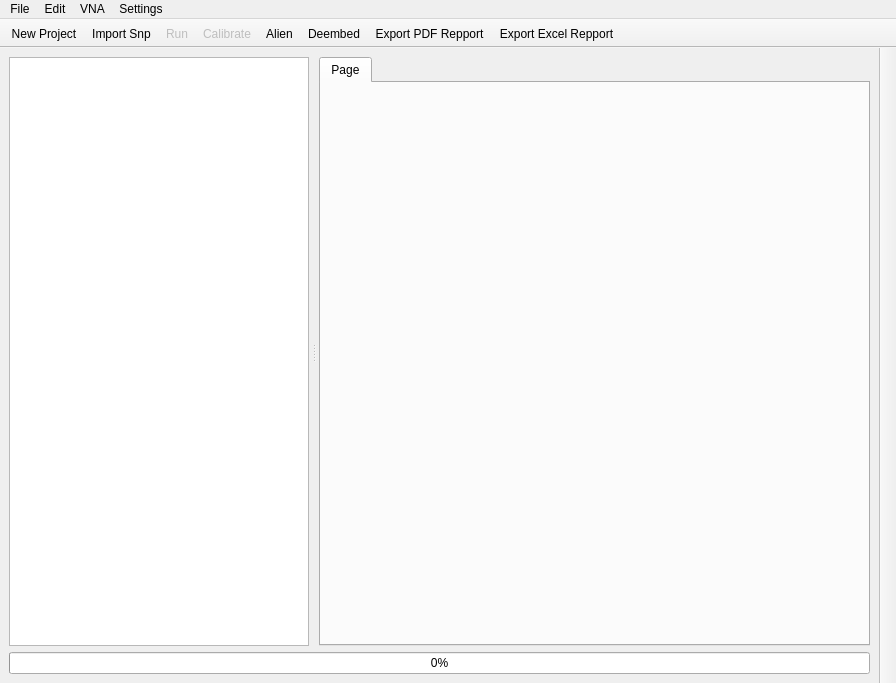
<?xml version="1.0" encoding="UTF-8"?>
<ui version="4.0">
 <class>MainWindow</class>
 <widget class="QMainWindow" name="MainWindow">
  <property name="geometry">
   <rect>
    <x>0</x>
    <y>0</y>
    <width>896</width>
    <height>683</height>
   </rect>
  </property>
  <property name="minimumSize">
   <size>
    <width>896</width>
    <height>683</height>
   </size>
  </property>
  <property name="windowTitle">
   <string>Belden Network Analyzer Software </string>
  </property>
  <property name="windowOpacity">
   <double>42.000000000000000</double>
  </property>
  <property name="unifiedTitleAndToolBarOnMac">
   <bool>false</bool>
  </property>
  <widget class="QWidget" name="centralwidget">
   <layout class="QHBoxLayout" name="horizontalLayout_3">
    <item>
     <layout class="QVBoxLayout" name="verticalLayout_4">
      <item>
       <widget class="QSplitter" name="splitter_2">
        <property name="cursor">
         <cursorShape>ArrowCursor</cursorShape>
        </property>
        <property name="orientation">
         <enum>Qt::Horizontal</enum>
        </property>
        <property name="opaqueResize">
         <bool>true</bool>
        </property>
        <property name="handleWidth">
         <number>10</number>
        </property>
        <property name="childrenCollapsible">
         <bool>false</bool>
        </property>
        <widget class="QTreeView" name="sampleTable">
         <property name="sizePolicy">
          <sizepolicy hsizetype="Ignored" vsizetype="Expanding">
           <horstretch>1</horstretch>
           <verstretch>0</verstretch>
          </sizepolicy>
         </property>
         <property name="minimumSize">
          <size>
           <width>50</width>
           <height>507</height>
          </size>
         </property>
         <property name="maximumSize">
          <size>
           <width>300</width>
           <height>16777215</height>
          </size>
         </property>
         <property name="alternatingRowColors">
          <bool>true</bool>
         </property>
         <property name="selectionBehavior">
          <enum>QAbstractItemView::SelectRows</enum>
         </property>
        </widget>
        <widget class="QWidget" name="verticalLayoutWidget">
         <layout class="QVBoxLayout" name="verticalLayout_3">
          <item>
           <widget class="QSplitter" name="splitter">
            <property name="cursor">
             <cursorShape>ArrowCursor</cursorShape>
            </property>
            <property name="orientation">
             <enum>Qt::Vertical</enum>
            </property>
            <property name="opaqueResize">
             <bool>true</bool>
            </property>
            <property name="handleWidth">
             <number>10</number>
            </property>
            <property name="childrenCollapsible">
             <bool>false</bool>
            </property>
            <widget class="QTabWidget" name="param_tabs">
             <property name="sizePolicy">
              <sizepolicy hsizetype="Expanding" vsizetype="Expanding">
               <horstretch>0</horstretch>
               <verstretch>100</verstretch>
              </sizepolicy>
             </property>
             <widget class="QWidget" name="tab">
              <attribute name="title">
               <string>Page</string>
              </attribute>
             </widget>
            </widget>
           </widget>
          </item>
         </layout>
        </widget>
       </widget>
      </item>
      <item>
       <widget class="QProgressBar" name="progressBar">
        <property name="value">
         <number>0</number>
        </property>
        <property name="textVisible">
         <bool>true</bool>
        </property>
       </widget>
      </item>
     </layout>
    </item>
   </layout>
  </widget>
  <widget class="QToolBar" name="toolBar2">
   <property name="windowTitle">
    <string>toolBar</string>
   </property>
   <property name="movable">
    <bool>false</bool>
   </property>
   <attribute name="toolBarArea">
    <enum>RightToolBarArea</enum>
   </attribute>
   <attribute name="toolBarBreak">
    <bool>false</bool>
   </attribute>
  </widget>
  <widget class="QToolBar" name="toolBar">
   <property name="enabled">
    <bool>true</bool>
   </property>
   <property name="font">
    <font>
     <strikeout>false</strikeout>
    </font>
   </property>
   <property name="windowTitle">
    <string>toolBar_2</string>
   </property>
   <property name="movable">
    <bool>false</bool>
   </property>
   <property name="floatable">
    <bool>true</bool>
   </property>
   <attribute name="toolBarArea">
    <enum>TopToolBarArea</enum>
   </attribute>
   <attribute name="toolBarBreak">
    <bool>false</bool>
   </attribute>
   <addaction name="actionNew_Project"/>
   <addaction name="actionToolbar_Import_SnP"/>
   <addaction name="actionRun"/>
   <addaction name="actionCalibrate_2"/>
   <addaction name="actionAlien"/>
   <addaction name="actionDeembed"/>
   <addaction name="actionExport_PDF"/>
   <addaction name="actionExport_Excel_2"/>
  </widget>
  <widget class="QMenuBar" name="menuBar">
   <property name="geometry">
    <rect>
     <x>0</x>
     <y>0</y>
     <width>896</width>
     <height>21</height>
    </rect>
   </property>
   <widget class="QMenu" name="menuFile">
    <property name="title">
     <string>File</string>
    </property>
    <addaction name="actionImport_Project"/>
    <addaction name="actionImport_SnP"/>
    <addaction name="separator"/>
    <addaction name="actionSave_Project"/>
    <addaction name="separator"/>
    <addaction name="actionExport_Excel"/>
    <addaction name="actionGenerate_Report"/>
    <addaction name="separator"/>
    <addaction name="actionExit"/>
    <addaction name="separator"/>
   </widget>
   <widget class="QMenu" name="menuEdit">
    <property name="title">
     <string>Edit</string>
    </property>
    <addaction name="actionCut"/>
    <addaction name="actionCopy"/>
    <addaction name="actionPaste"/>
    <addaction name="actionDelete"/>
    <addaction name="separator"/>
    <addaction name="actionUndo"/>
    <addaction name="actionRedo"/>
    <addaction name="separator"/>
    <addaction name="actionSelect_All"/>
    <addaction name="separator"/>
    <addaction name="actionFind"/>
   </widget>
   <widget class="QMenu" name="menuSettings">
    <property name="title">
     <string>Settings</string>
    </property>
    <addaction name="actionConfigure_Test"/>
    <addaction name="actionConfigure_Reports"/>
    <addaction name="separator"/>
    <addaction name="actionTest"/>
   </widget>
   <widget class="QMenu" name="menuVNA">
    <property name="title">
     <string>VNA</string>
    </property>
    <addaction name="actionConnect"/>
    <addaction name="actionDisconnect"/>
    <addaction name="separator"/>
    <addaction name="actionMeasure"/>
    <addaction name="actionCalibrate"/>
    <addaction name="separator"/>
    <addaction name="actionWho_am_I"/>
   </widget>
   <addaction name="menuFile"/>
   <addaction name="menuEdit"/>
   <addaction name="menuVNA"/>
   <addaction name="menuSettings"/>
  </widget>
  <action name="actionImport_SnP">
   <property name="text">
    <string>Import SnP</string>
   </property>
  </action>
  <action name="actionImport_Project">
   <property name="checkable">
    <bool>false</bool>
   </property>
   <property name="checked">
    <bool>false</bool>
   </property>
   <property name="text">
    <string>Import Project</string>
   </property>
  </action>
  <action name="actionSave_Project">
   <property name="text">
    <string>Save Project</string>
   </property>
  </action>
  <action name="actionExport_Excel">
   <property name="text">
    <string>Export Excel</string>
   </property>
  </action>
  <action name="actionGenerate_Report">
   <property name="text">
    <string>Generate Report</string>
   </property>
  </action>
  <action name="actionExit">
   <property name="text">
    <string>Exit</string>
   </property>
  </action>
  <action name="actionCut">
   <property name="text">
    <string>Cut</string>
   </property>
  </action>
  <action name="actionCopy">
   <property name="text">
    <string>Copy</string>
   </property>
  </action>
  <action name="actionPaste">
   <property name="text">
    <string>Paste</string>
   </property>
  </action>
  <action name="actionDelete">
   <property name="text">
    <string>Delete</string>
   </property>
  </action>
  <action name="actionUndo">
   <property name="text">
    <string>Undo</string>
   </property>
  </action>
  <action name="actionRedo">
   <property name="text">
    <string>Redo</string>
   </property>
  </action>
  <action name="actionFind">
   <property name="text">
    <string>Find</string>
   </property>
  </action>
  <action name="actionSelect_All">
   <property name="text">
    <string>Select All</string>
   </property>
  </action>
  <action name="actionConfigure_Test">
   <property name="text">
    <string>Configure Test</string>
   </property>
  </action>
  <action name="actionConnect_to_VNA">
   <property name="text">
    <string>Connect</string>
   </property>
  </action>
  <action name="actionConfigure_Reports">
   <property name="text">
    <string>Configure Reports</string>
   </property>
  </action>
  <action name="actionAbout">
   <property name="text">
    <string>About</string>
   </property>
  </action>
  <action name="actionTest">
   <property name="text">
    <string>Test</string>
   </property>
  </action>
  <action name="actionToolbar_Import_SnP">
   <property name="checkable">
    <bool>false</bool>
   </property>
   <property name="icon">
    <iconset resource="../ressources/icons.qrc">
     <normaloff>:/icons/import.png</normaloff>:/icons/import.png</iconset>
   </property>
   <property name="text">
    <string>Import Snp</string>
   </property>
   <property name="toolTip">
    <string>Import SnP file</string>
   </property>
  </action>
  <action name="actionNew_Project">
   <property name="checkable">
    <bool>false</bool>
   </property>
   <property name="icon">
    <iconset>
     <normalon>:/icons/new_project.png</normalon>
    </iconset>
   </property>
   <property name="text">
    <string>New Project</string>
   </property>
   <property name="toolTip">
    <string>Create New Project</string>
   </property>
  </action>
  <action name="actionConnect">
   <property name="text">
    <string>Connect</string>
   </property>
  </action>
  <action name="actionWho_am_I">
   <property name="enabled">
    <bool>false</bool>
   </property>
   <property name="text">
    <string>Who am I ?</string>
   </property>
  </action>
  <action name="actionMeasure">
   <property name="enabled">
    <bool>false</bool>
   </property>
   <property name="text">
    <string>Measure</string>
   </property>
  </action>
  <action name="actionCalibrate">
   <property name="enabled">
    <bool>false</bool>
   </property>
   <property name="text">
    <string>Calibrate</string>
   </property>
  </action>
  <action name="actionDisconnect">
   <property name="enabled">
    <bool>false</bool>
   </property>
   <property name="text">
    <string>Disconnect</string>
   </property>
  </action>
  <action name="actionRun">
   <property name="enabled">
    <bool>false</bool>
   </property>
   <property name="icon">
    <iconset resource="../ressources/icons.qrc">
     <normaloff>:/icons/run.png</normaloff>
     <disabledoff>:/icons/run_disabled.png</disabledoff>
     <disabledon>:/icons/run_disabled.png</disabledon>:/icons/run.png</iconset>
   </property>
   <property name="text">
    <string>Run</string>
   </property>
  </action>
  <action name="actionCalibrate_2">
   <property name="enabled">
    <bool>false</bool>
   </property>
   <property name="icon">
    <iconset resource="../ressources/icons.qrc">
     <normaloff>:/icons/calibrate.png</normaloff>
     <disabledoff>:/icons/calibrate_disabled.png</disabledoff>
     <disabledon>:/icons/calibrate_disabled.png</disabledon>:/icons/calibrate.png</iconset>
   </property>
   <property name="text">
    <string>Calibrate</string>
   </property>
  </action>
  <action name="actionAlien">
   <property name="icon">
    <iconset resource="../ressources/icons.qrc">
     <normaloff>:/icons/alien.png</normaloff>:/icons/alien.png</iconset>
   </property>
   <property name="text">
    <string>Alien</string>
   </property>
   <property name="toolTip">
    <string>Alien</string>
   </property>
  </action>
  <action name="actionDeembed">
   <property name="icon">
    <iconset resource="../ressources/icons.qrc">
     <normaloff>:/icons/deembed.png</normaloff>:/icons/deembed.png</iconset>
   </property>
   <property name="text">
    <string>Deembed</string>
   </property>
   <property name="toolTip">
    <string>Deembed</string>
   </property>
  </action>
  <action name="actionExport_PDF">
   <property name="icon">
    <iconset resource="../ressources/icons.qrc">
     <normaloff>:/icons/ExportPDF.png</normaloff>:/icons/ExportPDF.png</iconset>
   </property>
   <property name="text">
    <string>Export PDF Repport</string>
   </property>
  </action>
  <action name="actionExport_Excel_2">
   <property name="icon">
    <iconset resource="../ressources/icons.qrc">
     <normaloff>:/icons/ExportExcel.png</normaloff>:/icons/ExportExcel.png</iconset>
   </property>
   <property name="text">
    <string>Export Excel Repport</string>
   </property>
   <property name="toolTip">
    <string>Export Excel Repport</string>
   </property>
  </action>
 </widget>
 <resources>
  <include location="../ressources/icons.qrc"/>
 </resources>
 <connections/>
 <slots>
  <slot>importSnp()</slot>
  <slot>newProject()</slot>
  <slot>setActiveSample()</slot>
  <slot>tabChange()</slot>
  <slot>connect()</slot>
  <slot>aquire()</slot>
  <slot>calibrate()</slot>
  <slot>disconnect()</slot>
  <slot>whoAmI()</slot>
  <slot>newAlien()</slot>
  <slot>newDeembed()</slot>
 </slots>
</ui>
